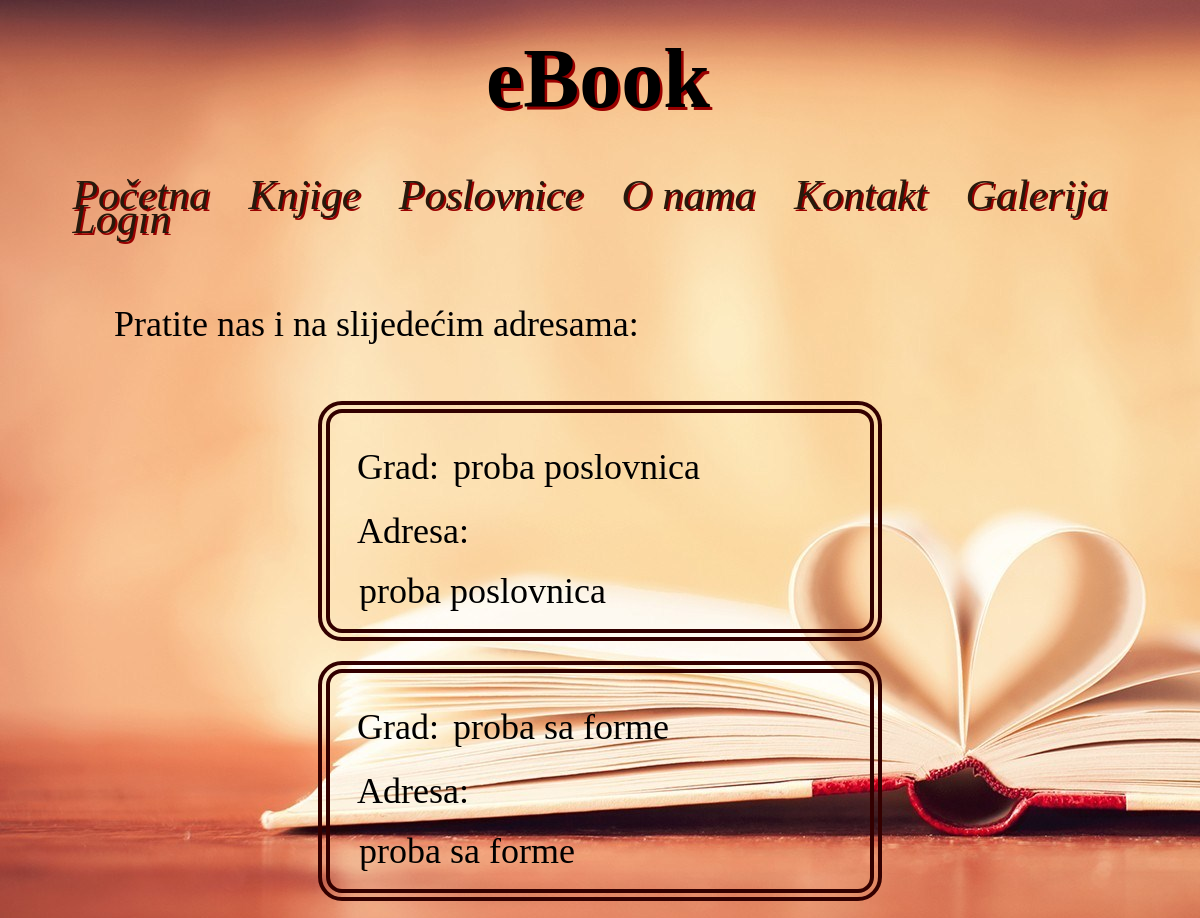
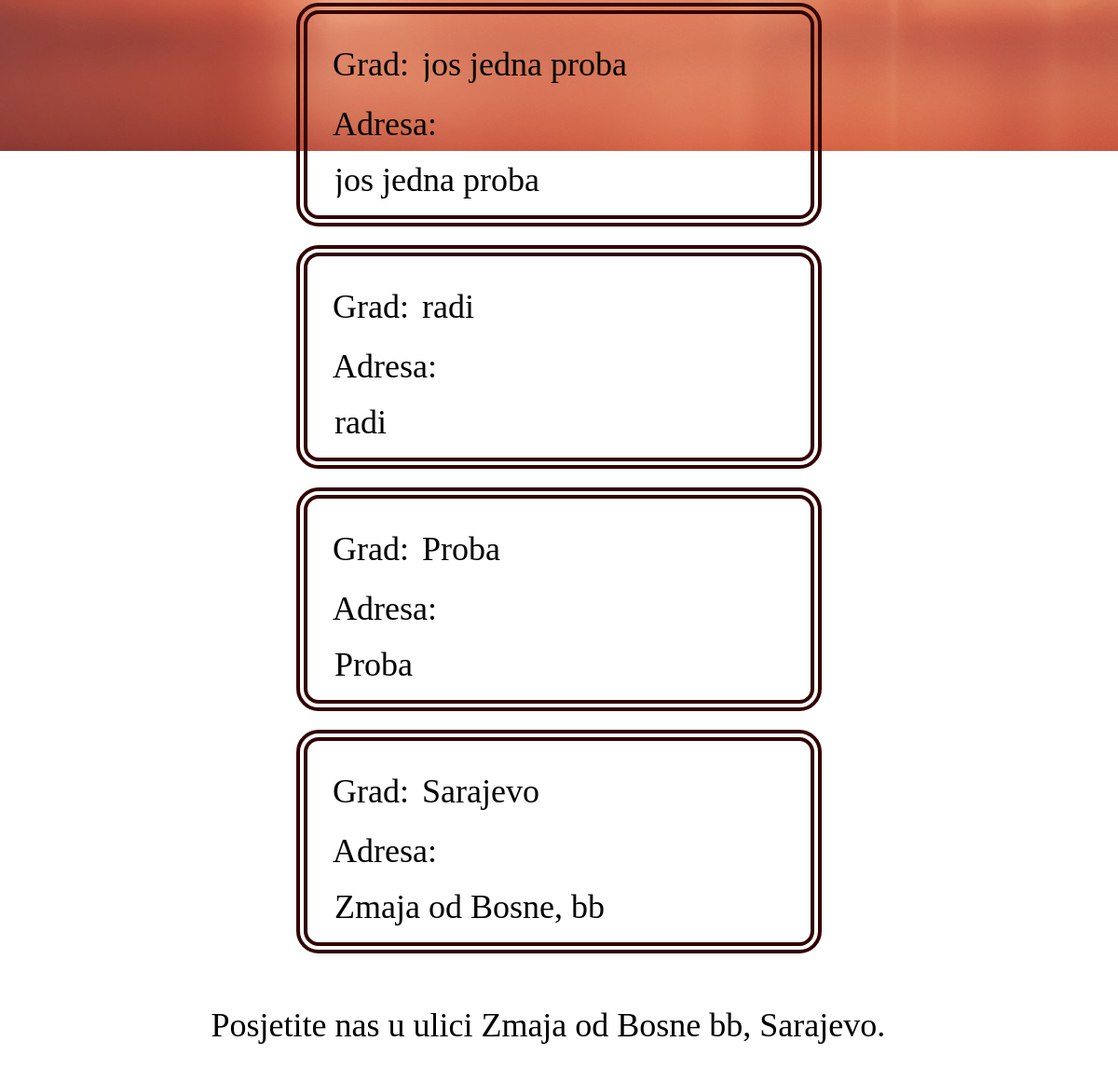
The app's page /Poslovnice.php, older data (2 pictures, top to bottom).
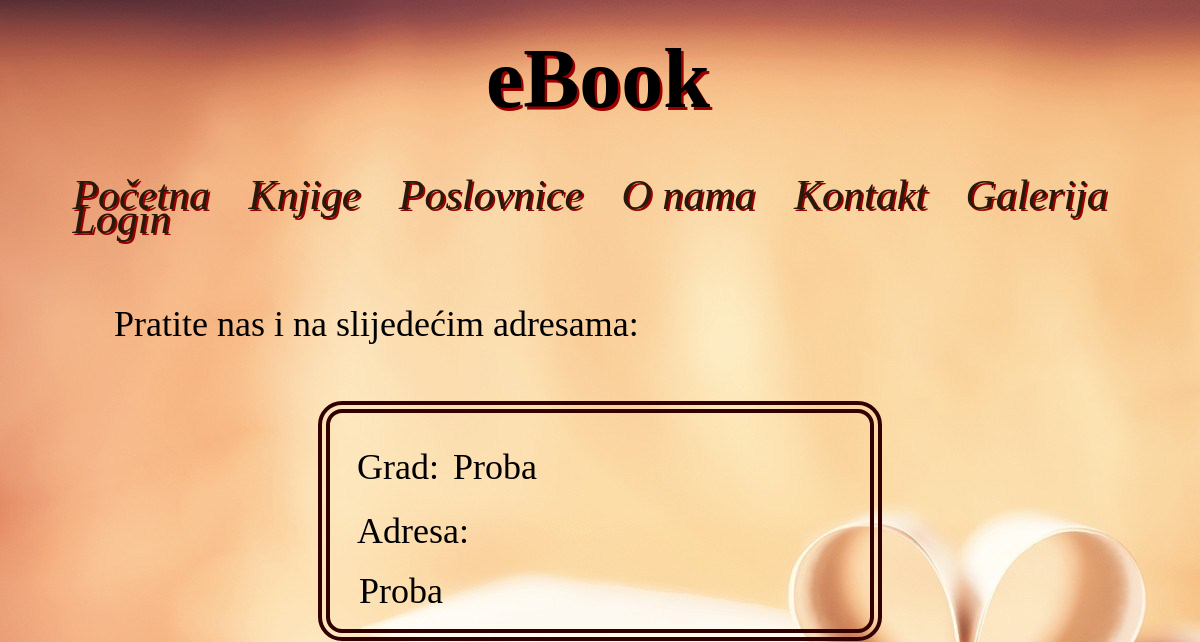
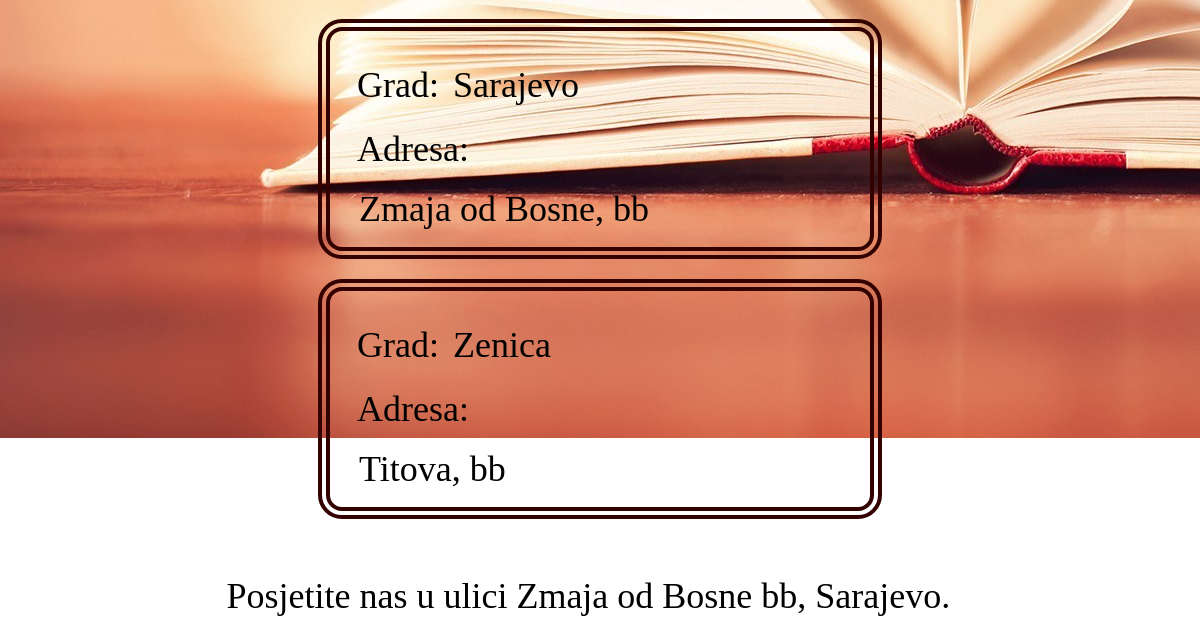
The same page, newer data (2 pictures, top to bottom).
### tables this page shows
CREATE TABLE IF NOT EXISTS `poslovnice` (
  `id` int(11) NOT NULL AUTO_INCREMENT,
  `grad` varchar(50) NOT NULL,
  `adresa` varchar(50) NOT NULL,
  PRIMARY KEY (`id`)
);

### Poslovnice.php (the view, shortened to what this page needs)
<!DOCTYPE HTML>
<HTML>
  <HEAD>
    <link rel="stylesheet" type="text/css" href="stil.css">
   </HEAD>
<BODY>
     <div class="red">
	     <div class="Kolona jedan">
		    <h1 class="Naslov">eBook</h1>
		 </div>
	   </div>
	   <div class="red">
	     <div class="Kolona jedan">
		    <div class="meni">
             <ul>
             <li><a href="Pocetna.php">Početna</a></li>
             <li><a href="Knjige.php">Knjige</a></li>
             <li><a href="Poslovnice.php">Poslovnice</a></li>
             <li><a href="Onama.php">O nama</a></li>
             <li><a href="Kontakt.php">Kontakt</a></li>
			 <li class="DropDownMenu">
                <a href="#" class="DropBtn" onclick="DropDown()">Galerija</a>
                  <div id="DropDownId" class="DropDownItem">
			<li><a href="Login.php">Login</a></li>
                  </div>
               </li>
             </ul>
           </div>
	     </div>
	   </div>
		  <div class="red">
		    <div class="Kolona jedan">
			  <p class="paragraf">Pratite nas i na slijedećim adresama: </p>
			</div>
		  </div>
	 <?php
          $baza = new PDO("mysql:dbname=knjizaraebook;host=localhost;charset=utf8","rhoso1","rhoso1");
          $sql = $baza->prepare("SELECT * FROM poslovnice");
          $sql->execute();
          while($rezultat = $sql->fetch(PDO::FETCH_ASSOC))
		  {
          ?>
			<div class="red">
	          <div class ="Kolona jedan">
		        <form class="prikazPoslovnice" action="Poslovnice.php" method="post">
			      <table>
				    <tr>
				    <td><label class="urediInput">Grad: </label><input type="text" class="urediInput" name="grad" readonly="readonly" value="<?php echo $rezultat['grad'];?>"></td>
				   </tr>
				   <tr>
				    <td><label class="urediInput">Adresa: </label><input type="text" class="urediInput" name="adresa" readonly="readonly" value="<?php echo $rezultat['adresa'];?>"></td>
				   </tr>
				 </table>
               </form>
		 </div>
	   </div>
				<?php
                      }
	        	?>
		  <div class="red">
			    <div class="Kolona jedan">
				    <p class="kraj">Posjetite nas u ulici Zmaja od Bosne bb, Sarajevo.</p>
				</div>
            </div>
</BODY>
</HTML>

### stil.css (style rules this page uses)
* { box-sizing:border-box; }
body { background-image:url("Slike/home.jpg"); background-repeat:no-repeat; background-attachment:fixed; overflow-x:hidden; display:block; min-width:20%; min-height:20%; }
h1.Naslov { font-size:7vw; font-family:monotype corsiva; float:left; margin-left:39vw; margin-top:1vw; text-shadow:2.5px 2.5px #990000; }
.meni { padding-bottom:0.3vw; margin-top:-4vw; float:left; padding-top:4vw; }
.meni ul li { display:inline; text-align:left; font-size:3.5vw; font-style:oblique; font-family:monotype corsiva; margin:2vw; margin-left:1.2vw; margin-top:-4vw; float:left; text-shadow:2px 2px #990000; }
.meni ul a { text-decoration:none; color:#27190c; }
.red { padding: 10px; width:100%; float:left; min-height: 1px; background-color:transparent; }
.Kolona { background: red; margin-left: 1%; margin-right: 1%; display: inline-block; float: left; min-height: 20px; background-color:transparent; }
.jedan { width:98%; }
.Kolona:first-child { margin-left: 0px; }
.Kolona:last-child { margin-right: 0px; }
p.paragraf { font-family:monotype corsiva; font-size:3vw; float:left; margin-top:1vw; margin-left:8vw; }
p.kraj { text-align:center; font-family:monotype corsiva; font-size:3vw; }
label { text-align: left; font-family:monotype corsiva; font-size: 2.5vw; margin-left:1vw; float:left; margin-top:1.5vw; }
input { width: 22vw; height:2.9vw; margin-top:0.9vw; margin-left:1vw; background-color:#ffdd99; border:0.2vw solid black; border-radius:1vw; float:left; }
.DropBtn { display: inline-block; text-align: center; text-decoration: none; }
li.DropDownMenu { display: inline-block; }
.DropDownItem { display: none; position: absolute; background-color:#ffb366; width:18vw; padding:2vw; }
input.urediInput { border:0vw solid black; background-color:transparent; margin-top:1.5vw; font-family:monotype corsiva; font-size:3vw; width:32vw; height:3.5vw; }
label.urediInput { background-color:transparent; margin-top:1.5vw; font-family:monotype corsiva; font-size:3vw; }
form.prikazPoslovnice { border:1vw double #330000; padding:1vw; background-color:transparent; border-radius:2vw; float:left; margin-left:25vw; width:47vw; height:20vw; }

Row changes from the older to the newer data that the page shows:
removed poslovnice: grad "proba poslovnica", adresa "proba poslovnica"
removed poslovnice: grad "proba sa forme", adresa "proba sa forme"
removed poslovnice: grad "jos jedna proba", adresa "jos jedna proba"
removed poslovnice: grad "radi", adresa "radi"
added poslovnice: grad "Zenica", adresa "Titova, bb"
